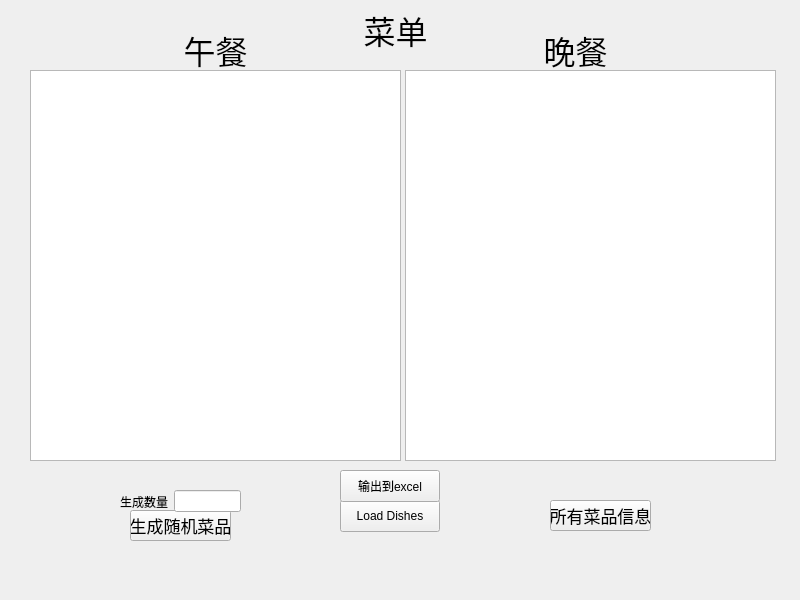
<?xml version="1.0" encoding="UTF-8"?>
<ui version="4.0">
 <class>MainMenu</class>
 <widget class="QWidget" name="MainMenu">
  <property name="geometry">
   <rect>
    <x>0</x>
    <y>0</y>
    <width>800</width>
    <height>600</height>
   </rect>
  </property>
  <property name="windowTitle">
   <string>MainMenu</string>
  </property>
  <widget class="QLabel" name="label">
   <property name="geometry">
    <rect>
     <x>350</x>
     <y>0</y>
     <width>91</width>
     <height>61</height>
    </rect>
   </property>
   <property name="text">
    <string>&lt;html&gt;&lt;head/&gt;&lt;body&gt;&lt;p align=&quot;center&quot;&gt;&lt;span style=&quot; font-size:24pt;&quot;&gt;菜单&lt;/span&gt;&lt;/p&gt;&lt;/body&gt;&lt;/html&gt;</string>
   </property>
  </widget>
  <widget class="QListView" name="menuListView">
   <property name="geometry">
    <rect>
     <x>30</x>
     <y>70</y>
     <width>371</width>
     <height>391</height>
    </rect>
   </property>
  </widget>
  <widget class="QPushButton" name="allDishButton">
   <property name="geometry">
    <rect>
     <x>550</x>
     <y>500</y>
     <width>101</width>
     <height>31</height>
    </rect>
   </property>
   <property name="font">
    <font>
     <family>Academy Engraved LET</family>
     <pointsize>13</pointsize>
    </font>
   </property>
   <property name="text">
    <string>所有菜品信息</string>
   </property>
  </widget>
  <widget class="QPushButton" name="randomDishes">
   <property name="geometry">
    <rect>
     <x>130</x>
     <y>510</y>
     <width>101</width>
     <height>31</height>
    </rect>
   </property>
   <property name="font">
    <font>
     <family>Academy Engraved LET</family>
     <pointsize>13</pointsize>
    </font>
   </property>
   <property name="text">
    <string>生成随机菜品</string>
   </property>
  </widget>
  <widget class="QPushButton" name="loadAllDishesButton">
   <property name="geometry">
    <rect>
     <x>340</x>
     <y>500</y>
     <width>100</width>
     <height>32</height>
    </rect>
   </property>
   <property name="text">
    <string>Load Dishes</string>
   </property>
  </widget>
  <widget class="QListView" name="dinnerListView">
   <property name="geometry">
    <rect>
     <x>405</x>
     <y>70</y>
     <width>371</width>
     <height>391</height>
    </rect>
   </property>
  </widget>
  <widget class="QLabel" name="label_2">
   <property name="geometry">
    <rect>
     <x>170</x>
     <y>20</y>
     <width>91</width>
     <height>61</height>
    </rect>
   </property>
   <property name="text">
    <string>&lt;html&gt;&lt;head/&gt;&lt;body&gt;&lt;p align=&quot;center&quot;&gt;&lt;span style=&quot; font-size:24pt;&quot;&gt;午餐&lt;/span&gt;&lt;/p&gt;&lt;/body&gt;&lt;/html&gt;</string>
   </property>
  </widget>
  <widget class="QLabel" name="label_3">
   <property name="geometry">
    <rect>
     <x>530</x>
     <y>20</y>
     <width>91</width>
     <height>61</height>
    </rect>
   </property>
   <property name="text">
    <string>&lt;html&gt;&lt;head/&gt;&lt;body&gt;&lt;p align=&quot;center&quot;&gt;&lt;span style=&quot; font-size:24pt;&quot;&gt;晚餐&lt;/span&gt;&lt;/p&gt;&lt;/body&gt;&lt;/html&gt;</string>
   </property>
  </widget>
  <widget class="QPushButton" name="outputToExcel">
   <property name="geometry">
    <rect>
     <x>340</x>
     <y>470</y>
     <width>100</width>
     <height>32</height>
    </rect>
   </property>
   <property name="text">
    <string>输出到excel</string>
   </property>
  </widget>
  <widget class="QWidget" name="">
   <property name="geometry">
    <rect>
     <x>120</x>
     <y>490</y>
     <width>121</width>
     <height>23</height>
    </rect>
   </property>
   <layout class="QHBoxLayout" name="horizontalLayout">
    <item>
     <widget class="QLabel" name="label_4">
      <property name="text">
       <string>生成数量</string>
      </property>
     </widget>
    </item>
    <item>
     <widget class="QLineEdit" name="countEdit"/>
    </item>
   </layout>
  </widget>
 </widget>
 <resources/>
 <connections/>
</ui>
